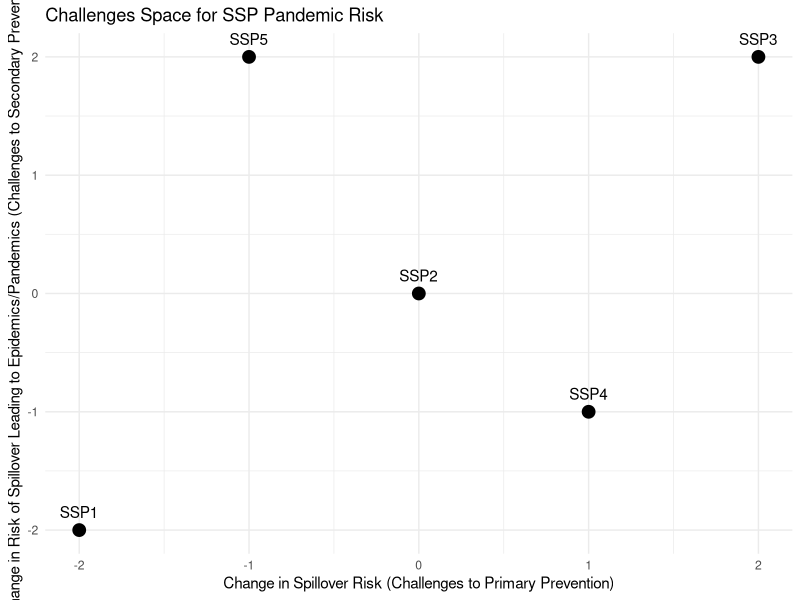

This chart was generated by the following R code:
# Load library
library(ggplot2)

# Create data frame for SSP points
ssp_data <- data.frame(
  SSP = c("SSP1", "SSP2", "SSP3", "SSP4", "SSP5"),
  x = c(-2, 0, 2, 1, -1), 
  y = c(-2, 0, 2, -1, 2)   
)

# Create plot
ggplot(ssp_data, aes(x = x, y = y, label = SSP)) +
  geom_point(size = 4) +
  geom_text(vjust = -1) +
  xlab("Change in Spillover Risk (Challenges to Primary Prevention)") +
  ylab("Change in Risk of Spillover Leading to Epidemics/Pandemics (Challenges to Secondary Prevention)") +
  ggtitle("Challenges Space for SSP Pandemic Risk") +
  theme_minimal()

